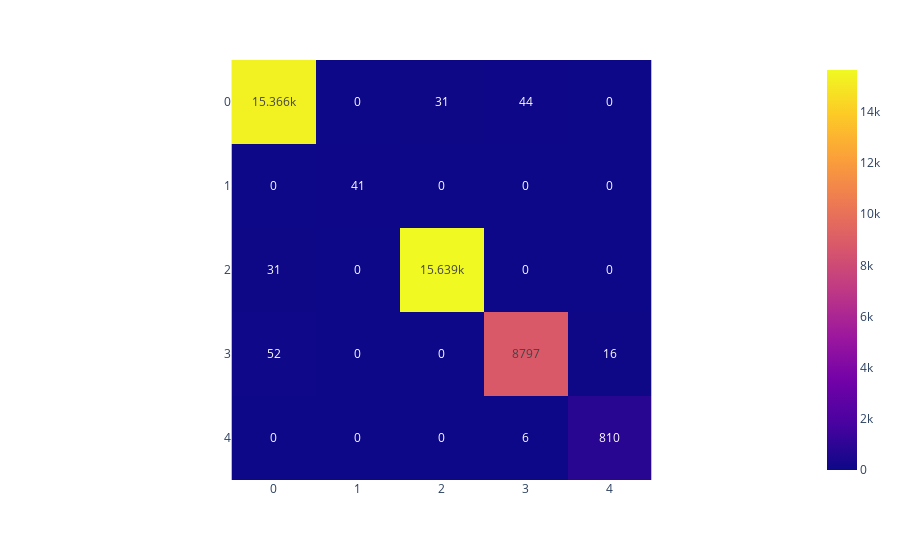

Write notebook code for a chart like this one.
### Code cell
px.imshow(cm,text_auto=True)

### Figure 1 — Plotly figure (JSON) as saved in the notebook; plotly's stock layout.template omitted (floating-point values rounded to 4 significant figures)
{"data": [{"coloraxis": "coloraxis", "hovertemplate": "x: %{x}<br>y: %{y}<br>color: %{z}<extra></extra>", "name": "0", "texttemplate": "%{z}", "type": "heatmap", "xaxis": "x", "yaxis": "y", "z": [[15366, 0, 31, 44, 0], [0, 41, 0, 0, 0], [31, 0, 15639, 0, 0], [52, 0, 0, 8797, 16], [0, 0, 0, 6, 810]]}], "layout": {"coloraxis": {"colorscale": [[0, "#0d0887"], [0.1111, "#46039f"], [0.2222, "#7201a8"], [0.3333, "#9c179e"], [0.4444, "#bd3786"], [0.5556, "#d8576b"], [0.6667, "#ed7953"], [0.7778, "#fb9f3a"], [0.8889, "#fdca26"], [1, "#f0f921"]]}, "margin": {"t": 60}, "xaxis": {"anchor": "y", "constrain": "domain", "domain": [0, 1], "scaleanchor": "y"}, "yaxis": {"anchor": "x", "autorange": "reversed", "constrain": "domain", "domain": [0, 1]}}}
